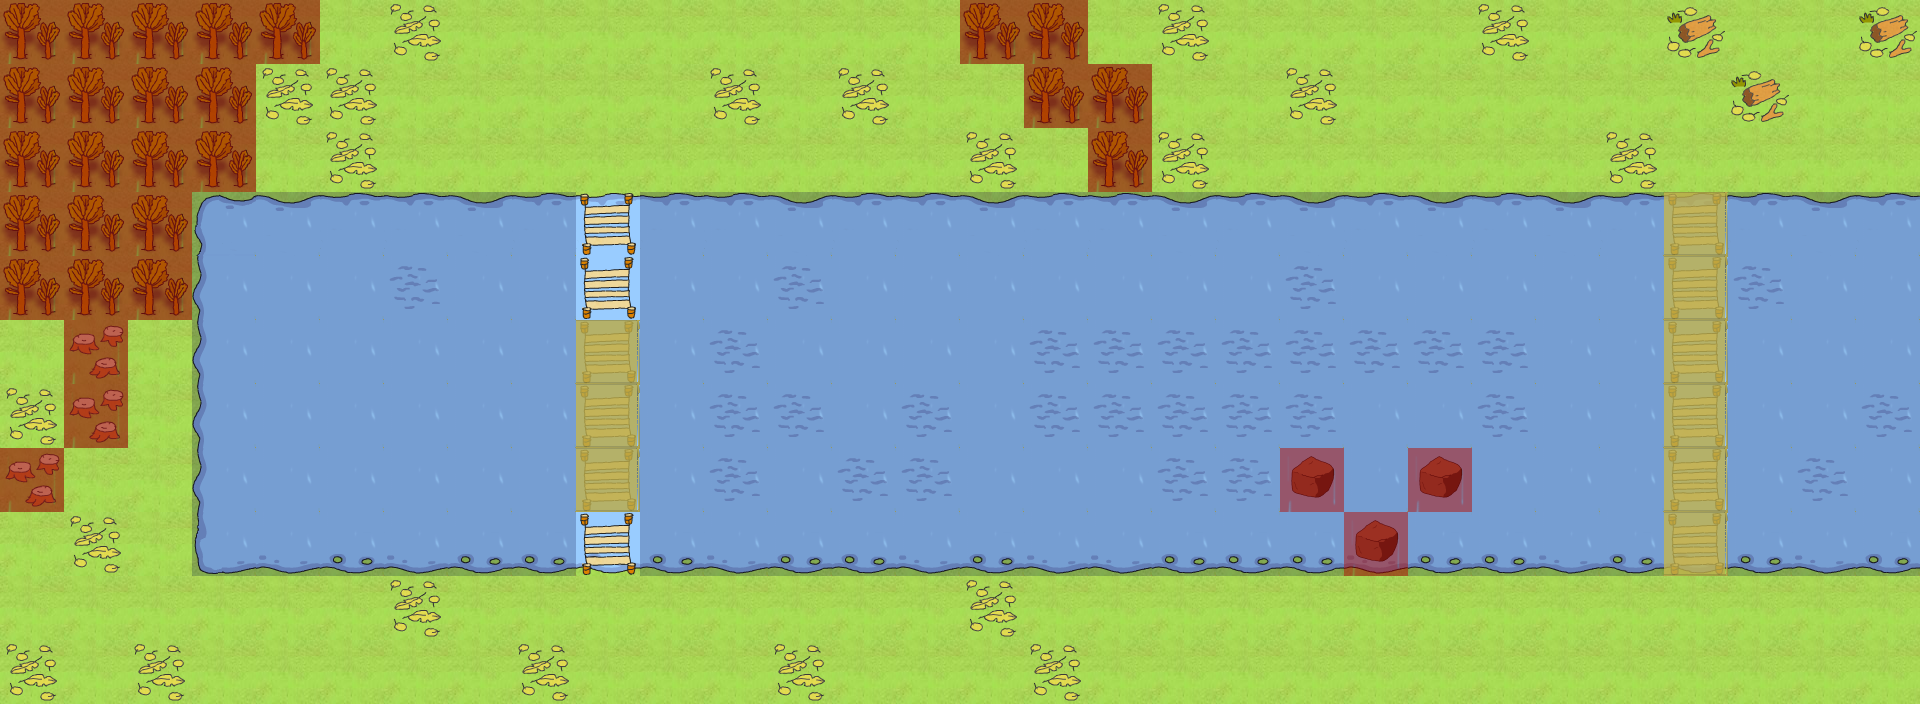

Below is a game level as drawn by its tile map, then a one-line description and the .tmx that defines it (tile-layer data replaced by summaries):
An orthogonal 30x11 tile map with 64x64 px tiles, 5 tile layers (ground, water, bridge/rock, trees, ...), 7 tilesets and 37 objects (characters/enemies/crocodile/croc_5, characters/enemies/crocodile/croc_4, characters/enemies/crocodile/croc_1, characters/enemies/crocodile/croc_0, characters/enemies/crocodile/croc_2, ...).

<map version="1.0" orientation="orthogonal" width="30" height="11" tilewidth="64" tileheight="64">
 <tileset firstgid="1" name="water" tilewidth="64" tileheight="64">
  <image source="../../../../tiles/water.png" width="320" height="1216" />
 </tileset>
 <tileset firstgid="96" name="jungle" tilewidth="64" tileheight="64">
  <image source="../../../../tiles/jungle.png" width="320" height="1216" />
 </tileset>
 <tileset firstgid="191" name="paths" tilewidth="64" tileheight="64">
  <image source="../../../../tiles/paths.png" width="320" height="1216" />
 </tileset>
 <tileset firstgid="286" name="objects" tilewidth="64" tileheight="64">
  <image source="../../../../tiles/objects.png" width="320" height="1216" />
 </tileset>
 <tileset firstgid="381" name="sand" tilewidth="64" tileheight="64">
  <image source="../../../../tiles/sand.png" width="320" height="1216" />
 </tileset>
 <tileset firstgid="476" name="walls" tilewidth="64" tileheight="64">
  <image source="../../../../tiles/walls.png" width="320" height="1216" />
 </tileset>
 <tileset firstgid="571" name="special" tilewidth="64" tileheight="64">
  <image source="../../../../tiles/special.png" width="320" height="1216" />
 </tileset>
 <layer name="ground" width="30" height="11">
  <data>[330 cells, 330 non-empty, 1 distinct tile ids]</data>
 </layer>
 <layer name="water" width="30" height="11">
  <data>[330 cells, 162 non-empty, 9 distinct tile ids]</data>
 </layer>
 <layer name="bridge/rock" width="30" height="11">
  <data>[330 cells, 15 non-empty, 2 distinct tile ids]</data>
 </layer>
 <layer name="trees" width="30" height="11">
  <data>[330 cells, 51 non-empty, 4 distinct tile ids]</data>
 </layer>
 <objectgroup name="Object Layer 1" width="30" height="11">
  <object name="characters/enemies/crocodile/croc_5" gid="296" x="640" y="256" />
  <object name="characters/enemies/crocodile/croc_4" gid="296" x="1344" y="512" />
  <object name="characters/enemies/crocodile/croc_1" gid="296" x="512" y="448" />
  <object name="characters/enemies/crocodile/croc_0" gid="296" x="512" y="512" />
  <object name="characters/enemies/crocodile/croc_2" gid="296" x="512" y="384" />
  <object name="characters/enemies/crocodile/croc_3" gid="296" x="1600" y="320" />
  <object name="characters/player/player_one" gid="286" x="1664" y="704" />
  <object name="tile_trigger/trigger_0" gid="571" x="128" y="320" />
  <object name="tile_trigger/trigger_1" gid="571" x="128" y="384" />
  <object name="tile_trigger/trigger_2" gid="571" x="128" y="448" />
  <object name="tile_trigger/trigger_3" gid="571" x="128" y="512" />
  <object name="tile_trigger/trigger_4" gid="571" x="138" y="585" />
  <object name="tile_trigger/trigger_5" gid="571" x="256" y="640" />
  <object name="tile_trigger/trigger_6" gid="571" x="320" y="640" />
  <object name="tile_trigger/trigger_7" gid="571" x="384" y="640" />
  <object name="tile_trigger/trigger_8" gid="571" x="512" y="640" />
  <object name="tile_trigger/trigger_9" gid="571" x="576" y="576" />
  <object name="tile_trigger/trigger_10" gid="571" x="576" y="512" />
  <object name="tile_trigger/trigger_11" gid="571" x="576" y="448" />
  <object name="tile_trigger/trigger_12" gid="571" x="576" y="384" />
  <object name="tile_trigger/trigger_13" gid="571" x="576" y="320" />
  <object name="tile_trigger/trigger_14" gid="571" x="576" y="256" />
  <object name="tile_trigger/trigger_15" gid="571" x="576" y="192" />
  <object name="tile_trigger/trigger_16" gid="571" x="576" y="128" />
  <object name="tile_trigger/trigger_17" gid="571" x="576" y="64" />
  <object name="tile_trigger/trigger_18" gid="571" x="1664" y="576" />
  <object name="tile_trigger/trigger_19" gid="571" x="1664" y="512" />
  <object name="tile_trigger/trigger_20" gid="571" x="1664" y="448" />
  <object name="tile_trigger/trigger_21" gid="571" x="1664" y="384" />
  <object name="tile_trigger/trigger_22" gid="571" x="1664" y="320" />
  <object name="tile_trigger/trigger_23" gid="571" x="1664" y="256" />
  <object name="tile_trigger/trigger_24" gid="571" x="1664" y="192" />
  <object name="tile_trigger/trigger_25" gid="571" x="1664" y="128" />
  <object name="tile_trigger/trigger_26" gid="571" x="1664" y="64" />
  <object name="tile_trigger/trigger_27" gid="571" x="1600" y="0" />
  <object name="tile_trigger/trigger_28" gid="571" x="1344" y="640" />
  <object name="tile_trigger/trigger_29" gid="571" x="1600" y="640" />
 </objectgroup>
 <layer name="SpecialLayer" width="30" height="11">
  <data>[330 cells, 186 non-empty, 3 distinct tile ids]</data>
 </layer>
</map>
